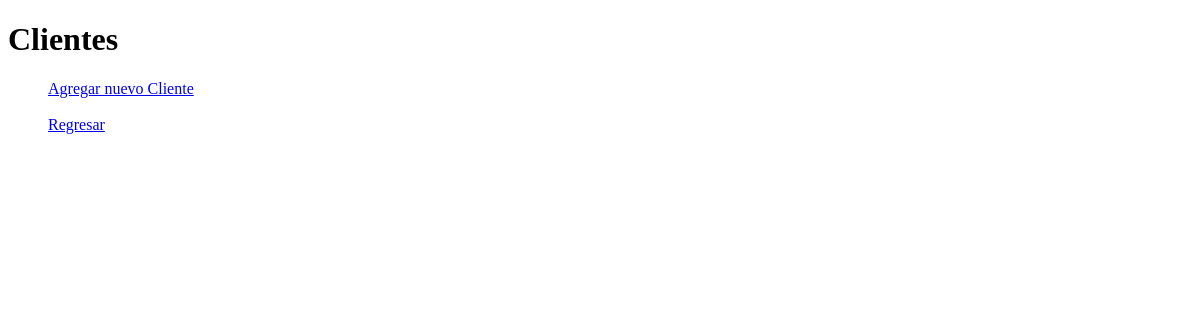
Before: /cliente/lista with the older database file.
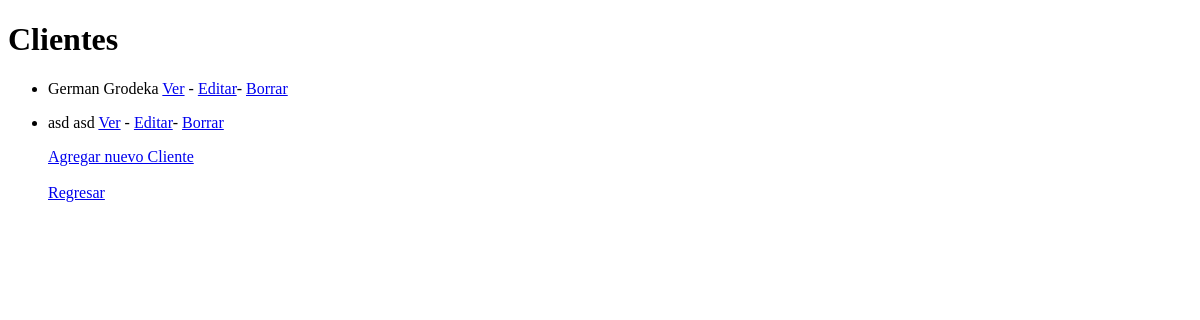
After: the same page with the newer database file.
### ECommerce/models.py (models this page shows, shortened)
class Cliente(models.Model):
    nombre = models.CharField(max_length=40)
    apellido = models.CharField(max_length=40)
    email = models.EmailField()
    telefono = models.IntegerField()
    dni = models.IntegerField()

### ECommerce/views.py (the view)
# urls.py: path('cliente/lista', ClienteList.as_view(), name="ListaC"),
class ClienteList(ListView):
    model = Cliente
    template_name = "ECommerce/cliente_lista.html"

### ECommerce/Template/ECommerce/cliente_lista.html (shortened to what this page needs)
<!DOCTYPE html>
<html lang="en">
<head>
</head>
<body>
    <h1>Clientes</h1>
    <ul>
        {% for cliente in object_list %}
            <li>
                <p>{{ cliente.nombre }} {{ cliente.apellido }}
                <a href="{% url 'DetalleC' cliente.id %}">Ver</a> - <a href="{% url 'EditarC' cliente.id %}">Editar</a>- <a href="{% url 'BorrarC' cliente.id %}">Borrar</a></p>
            </li>
        {% endfor %}
        <a href="{% url 'NuevoC' %}">Agregar nuevo Cliente</a>
        <br>
        <br>
        <a href="{% url 'index' %}">Regresar</a>
    </ul>
</body>
</html>

Changed rows visible on the page:
added Cliente: nombre "German", apellido "Grodeka"
added Cliente: nombre "asd", apellido "asd"
